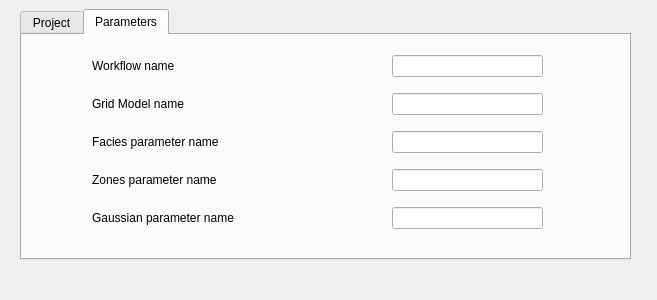
<?xml version="1.0" encoding="UTF-8"?>
<ui version="4.0">
 <class>Form</class>
 <widget class="QWidget" name="Form">
  <property name="geometry">
   <rect>
    <x>0</x>
    <y>0</y>
    <width>657</width>
    <height>300</height>
   </rect>
  </property>
  <property name="windowTitle">
   <string>Form</string>
  </property>
  <widget class="QDockWidget" name="Project_dockWidget">
   <property name="geometry">
    <rect>
     <x>-10</x>
     <y>-20</y>
     <width>641</width>
     <height>431</height>
    </rect>
   </property>
   <widget class="QWidget" name="dockWidgetContents">
    <widget class="QTabWidget" name="Project_Parameter_tabWidget">
     <property name="geometry">
      <rect>
       <x>30</x>
       <y>10</y>
       <width>611</width>
       <height>251</height>
      </rect>
     </property>
     <property name="currentIndex">
      <number>1</number>
     </property>
     <widget class="QWidget" name="tab">
      <attribute name="title">
       <string>Project</string>
      </attribute>
      <widget class="QWidget" name="layoutWidget">
       <property name="geometry">
        <rect>
         <x>10</x>
         <y>30</y>
         <width>591</width>
         <height>151</height>
        </rect>
       </property>
       <layout class="QFormLayout" name="formLayout_10">
        <item row="0" column="0">
         <layout class="QFormLayout" name="formLayout_8">
          <item row="0" column="0">
           <widget class="QRadioButton" name="Experimental_mode_radioButton">
            <property name="font">
             <font>
              <weight>50</weight>
              <bold>false</bold>
             </font>
            </property>
            <property name="text">
             <string>Experimental mode</string>
            </property>
           </widget>
          </item>
          <item row="1" column="0">
           <widget class="QRadioButton" name="ReadRMSProjectFile_radioButton">
            <property name="font">
             <font>
              <weight>50</weight>
              <bold>false</bold>
             </font>
            </property>
            <property name="text">
             <string>Read RMS project file</string>
            </property>
           </widget>
          </item>
         </layout>
        </item>
        <item row="1" column="0" colspan="2">
         <layout class="QGridLayout" name="gridLayout_2">
          <item row="0" column="0">
           <widget class="QLabel" name="LocationRMSproject_FileLabel">
            <property name="font">
             <font>
              <weight>50</weight>
              <bold>false</bold>
             </font>
            </property>
            <property name="text">
             <string>Location RMS project file</string>
            </property>
           </widget>
          </item>
          <item row="0" column="1">
           <spacer name="After_LocationRMSprojectfile_horizontalSpacer">
            <property name="orientation">
             <enum>Qt::Horizontal</enum>
            </property>
            <property name="sizeHint" stdset="0">
             <size>
              <width>40</width>
              <height>20</height>
             </size>
            </property>
           </spacer>
          </item>
          <item row="0" column="3">
           <spacer name="AfterLineEdit_horizontalSpacer">
            <property name="orientation">
             <enum>Qt::Horizontal</enum>
            </property>
            <property name="sizeHint" stdset="0">
             <size>
              <width>40</width>
              <height>20</height>
             </size>
            </property>
           </spacer>
          </item>
          <item row="0" column="4">
           <widget class="QPushButton" name="BrowseProjectFilepushButton">
            <property name="font">
             <font>
              <family>Abyssinica SIL</family>
              <pointsize>12</pointsize>
              <weight>75</weight>
              <bold>true</bold>
             </font>
            </property>
            <property name="text">
             <string>Browse..</string>
            </property>
           </widget>
          </item>
          <item row="0" column="6">
           <spacer name="After_Browse_PushButton_horizontalSpacer">
            <property name="orientation">
             <enum>Qt::Horizontal</enum>
            </property>
            <property name="sizeHint" stdset="0">
             <size>
              <width>40</width>
              <height>20</height>
             </size>
            </property>
           </spacer>
          </item>
          <item row="0" column="5">
           <widget class="QLineEdit" name="BrowseProjectLineEdit"/>
          </item>
         </layout>
        </item>
        <item row="3" column="1">
         <widget class="QDialogButtonBox" name="Ok_Cancel_buttonBox">
          <property name="font">
           <font>
            <family>Abyssinica SIL</family>
            <pointsize>11</pointsize>
            <weight>50</weight>
            <bold>false</bold>
           </font>
          </property>
          <property name="standardButtons">
           <set>QDialogButtonBox::Cancel|QDialogButtonBox::Ok</set>
          </property>
         </widget>
        </item>
        <item row="2" column="1">
         <spacer name="verticalSpacer">
          <property name="orientation">
           <enum>Qt::Vertical</enum>
          </property>
          <property name="sizeHint" stdset="0">
           <size>
            <width>20</width>
            <height>40</height>
           </size>
          </property>
         </spacer>
        </item>
       </layout>
      </widget>
     </widget>
     <widget class="QWidget" name="tab_2">
      <attribute name="title">
       <string>Parameters</string>
      </attribute>
      <widget class="QWidget" name="layoutWidget">
       <property name="geometry">
        <rect>
         <x>70</x>
         <y>10</y>
         <width>451</width>
         <height>196</height>
        </rect>
       </property>
       <layout class="QGridLayout" name="gridLayout">
        <item row="2" column="2">
         <widget class="QLineEdit" name="lineEdit_FaciesParameterName"/>
        </item>
        <item row="1" column="0">
         <widget class="QLabel" name="label_GridModelName">
          <property name="font">
           <font>
            <weight>50</weight>
            <bold>false</bold>
           </font>
          </property>
          <property name="text">
           <string>Grid Model name</string>
          </property>
         </widget>
        </item>
        <item row="0" column="0">
         <widget class="QLabel" name="label_WorkflowName">
          <property name="font">
           <font>
            <weight>50</weight>
            <bold>false</bold>
           </font>
          </property>
          <property name="text">
           <string>Workflow name</string>
          </property>
         </widget>
        </item>
        <item row="2" column="0">
         <widget class="QLabel" name="label_FaciesParameterName">
          <property name="font">
           <font>
            <weight>50</weight>
            <bold>false</bold>
           </font>
          </property>
          <property name="text">
           <string>Facies parameter name</string>
          </property>
         </widget>
        </item>
        <item row="3" column="0">
         <widget class="QLabel" name="label_GaussianParameterName">
          <property name="font">
           <font>
            <weight>50</weight>
            <bold>false</bold>
           </font>
          </property>
          <property name="text">
           <string>Zones parameter name</string>
          </property>
         </widget>
        </item>
        <item row="4" column="0">
         <widget class="QLabel" name="label_GaussiaParameterName">
          <property name="font">
           <font>
            <weight>50</weight>
            <bold>false</bold>
           </font>
          </property>
          <property name="text">
           <string>Gaussian parameter name</string>
          </property>
         </widget>
        </item>
        <item row="4" column="2">
         <widget class="QLineEdit" name="lineEdit_GaussianParameterName"/>
        </item>
        <item row="1" column="2">
         <widget class="QLineEdit" name="lineEdit_GridModelName"/>
        </item>
        <item row="3" column="2">
         <widget class="QLineEdit" name="lineEdit_ZonesParameterName"/>
        </item>
        <item row="0" column="2">
         <widget class="QLineEdit" name="lineEdit_WorkflowName"/>
        </item>
        <item row="4" column="1">
         <spacer name="horizontalSpacer_5">
          <property name="orientation">
           <enum>Qt::Horizontal</enum>
          </property>
          <property name="sizeHint" stdset="0">
           <size>
            <width>40</width>
            <height>20</height>
           </size>
          </property>
         </spacer>
        </item>
        <item row="3" column="1">
         <spacer name="horizontalSpacer_4">
          <property name="orientation">
           <enum>Qt::Horizontal</enum>
          </property>
          <property name="sizeHint" stdset="0">
           <size>
            <width>40</width>
            <height>20</height>
           </size>
          </property>
         </spacer>
        </item>
        <item row="2" column="1">
         <spacer name="horizontalSpacer_3">
          <property name="orientation">
           <enum>Qt::Horizontal</enum>
          </property>
          <property name="sizeHint" stdset="0">
           <size>
            <width>40</width>
            <height>20</height>
           </size>
          </property>
         </spacer>
        </item>
        <item row="1" column="1">
         <spacer name="horizontalSpacer_2">
          <property name="orientation">
           <enum>Qt::Horizontal</enum>
          </property>
          <property name="sizeHint" stdset="0">
           <size>
            <width>40</width>
            <height>20</height>
           </size>
          </property>
         </spacer>
        </item>
        <item row="0" column="1">
         <spacer name="horizontalSpacer">
          <property name="orientation">
           <enum>Qt::Horizontal</enum>
          </property>
          <property name="sizeHint" stdset="0">
           <size>
            <width>40</width>
            <height>20</height>
           </size>
          </property>
         </spacer>
        </item>
       </layout>
      </widget>
     </widget>
    </widget>
   </widget>
  </widget>
 </widget>
 <resources/>
 <connections/>
</ui>
